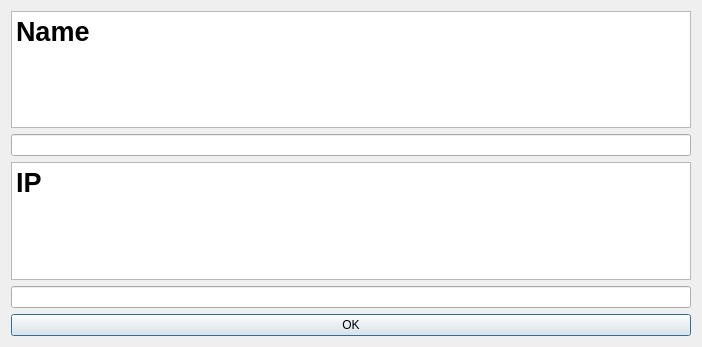
<?xml version="1.0" encoding="UTF-8"?>
<ui version="4.0">
 <class>PropertiesOfIterfaceSetter</class>
 <widget class="QDialog" name="PropertiesOfIterfaceSetter">
  <property name="geometry">
   <rect>
    <x>0</x>
    <y>0</y>
    <width>702</width>
    <height>347</height>
   </rect>
  </property>
  <property name="windowTitle">
   <string>PropertiesOfIterfaceSetter</string>
  </property>
  <layout class="QVBoxLayout" name="verticalLayout">
   <item>
    <widget class="QTextBrowser" name="textBrowserName">
     <property name="html">
      <string>&lt;!DOCTYPE HTML PUBLIC &quot;-//W3C//DTD HTML 4.0//EN&quot; &quot;http://www.w3.org/TR/REC-html40/strict.dtd&quot;&gt;
&lt;html&gt;&lt;head&gt;&lt;meta name=&quot;qrichtext&quot; content=&quot;1&quot; /&gt;&lt;style type=&quot;text/css&quot;&gt;
p, li { white-space: pre-wrap; }
&lt;/style&gt;&lt;/head&gt;&lt;body style=&quot; font-family:'Ubuntu'; font-size:11pt; font-weight:400; font-style:normal;&quot;&gt;
&lt;p style=&quot; margin-top:0px; margin-bottom:0px; margin-left:0px; margin-right:0px; -qt-block-indent:0; text-indent:0px;&quot;&gt;&lt;span style=&quot; font-size:20pt; font-weight:600;&quot;&gt;Name&lt;/span&gt;&lt;/p&gt;&lt;/body&gt;&lt;/html&gt;</string>
     </property>
    </widget>
   </item>
   <item>
    <widget class="QLineEdit" name="lineEditSetName"/>
   </item>
   <item>
    <widget class="QTextBrowser" name="textBrowserIP">
     <property name="html">
      <string>&lt;!DOCTYPE HTML PUBLIC &quot;-//W3C//DTD HTML 4.0//EN&quot; &quot;http://www.w3.org/TR/REC-html40/strict.dtd&quot;&gt;
&lt;html&gt;&lt;head&gt;&lt;meta name=&quot;qrichtext&quot; content=&quot;1&quot; /&gt;&lt;style type=&quot;text/css&quot;&gt;
p, li { white-space: pre-wrap; }
&lt;/style&gt;&lt;/head&gt;&lt;body style=&quot; font-family:'Ubuntu'; font-size:11pt; font-weight:400; font-style:normal;&quot;&gt;
&lt;p style=&quot; margin-top:0px; margin-bottom:0px; margin-left:0px; margin-right:0px; -qt-block-indent:0; text-indent:0px;&quot;&gt;&lt;span style=&quot; font-size:20pt; font-weight:600;&quot;&gt;IP&lt;/span&gt;&lt;/p&gt;&lt;/body&gt;&lt;/html&gt;</string>
     </property>
    </widget>
   </item>
   <item>
    <widget class="QLineEdit" name="lineEditSetIP"/>
   </item>
   <item>
    <widget class="QPushButton" name="pushButton">
     <property name="text">
      <string>OK</string>
     </property>
    </widget>
   </item>
  </layout>
 </widget>
 <resources/>
 <connections>
  <connection>
   <sender>pushButton</sender>
   <signal>pressed()</signal>
   <receiver>PropertiesOfIterfaceSetter</receiver>
   <slot>close()</slot>
   <hints>
    <hint type="sourcelabel">
     <x>350</x>
     <y>324</y>
    </hint>
    <hint type="destinationlabel">
     <x>350</x>
     <y>173</y>
    </hint>
   </hints>
  </connection>
 </connections>
</ui>
